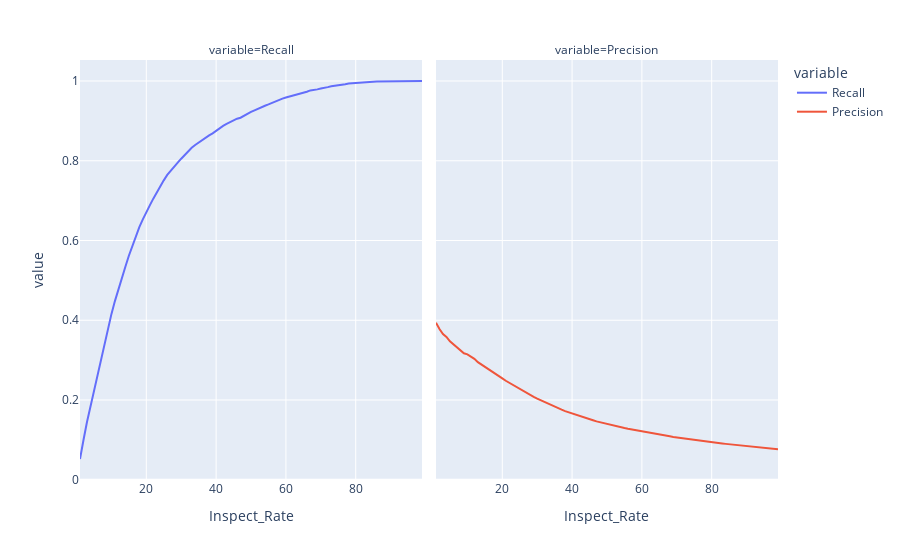

This figure's notebook cell:
### Code cell
# install plotly --> https://plotly.com/python/getting-started/#installation
import plotly.express as px

# Interactive visualization
fig = px.line(data, x="Inspect_Rate", y="value", color='variable',facet_col="variable")
fig.show()

### Figure 1 — Plotly figure (JSON) as saved in the notebook; plotly's stock layout.template omitted (floating-point values rounded to 4 significant figures)
{"data": [{"hovertemplate": "variable=Recall<br>Inspect_Rate=%{x}<br>value=%{y}<extra></extra>", "legendgroup": "Recall", "line": {"color": "#636efa", "dash": "solid"}, "mode": "lines", "name": "Recall", "orientation": "v", "showlegend": true, "type": "scatter", "x": [99, 98, 97, 96, 95, 94, 93, 92, 91, 90, 89, 88, 87, 86, 85, 84, 83, 82, 81, 80, 79, 78, 77, 76, 75, 74, 73, 72, 71, 70, 69, 68, 67, 66, 65, 64, 63, 62, 61, 60, 59, 58, 57, 56, 55, 54, 53, 52, 51, 50, 49, 48, 47, 46, 45, 44, 43, 42, 41, 40, 39, 38, 37, 36, 35, 34, 33, 32, 31, 30, 29, 28, 27, 26, 25, 24, 23, 22, 21, 20, 19, 18, 17, 16, 15, 14, 13, 12, 11, 10, 9, 8, 7, 6, 5, 4, 3, 2, 1], "xaxis": "x", "y": [1, 1, 1, 1, 1, 0.9998, 0.9998, 0.9997, 0.9995, 0.9994, 0.9994, 0.9989, 0.9986, 0.9985, 0.998, 0.9976, 0.9973, 0.9967, 0.996, 0.9956, 0.995, 0.9938, 0.9921, 0.991, 0.99, 0.989, 0.9869, 0.9846, 0.9819, 0.981, 0.979, 0.9779, 0.9764, 0.9731, 0.9709, 0.9687, 0.9662, 0.9635, 0.9617, 0.9588, 0.9559, 0.9518, 0.9483, 0.9445, 0.9413, 0.9379, 0.9346, 0.93, 0.9265, 0.9224, 0.9174, 0.9134, 0.908, 0.9055, 0.9017, 0.8969, 0.8924, 0.8876, 0.881, 0.8737, 0.8689, 0.8637, 0.8581, 0.8527, 0.8463, 0.8396, 0.8326, 0.824, 0.8145, 0.8051, 0.7951, 0.7855, 0.7754, 0.7645, 0.7508, 0.7365, 0.7222, 0.705, 0.6881, 0.6717, 0.653, 0.6333, 0.6104, 0.5873, 0.5617, 0.534, 0.5063, 0.4805, 0.448, 0.4153, 0.3768, 0.3431, 0.3069, 0.2685, 0.2291, 0.1893, 0.1448, 0.0998, 0.05203], "yaxis": "y"}, {"hovertemplate": "variable=Precision<br>Inspect_Rate=%{x}<br>value=%{y}<extra></extra>", "legendgroup": "Precision", "line": {"color": "#EF553B", "dash": "solid"}, "mode": "lines", "name": "Precision", "orientation": "v", "showlegend": true, "type": "scatter", "x": [99, 98, 97, 96, 95, 94, 93, 92, 91, 90, 89, 88, 87, 86, 85, 84, 83, 82, 81, 80, 79, 78, 77, 76, 75, 74, 73, 72, 71, 70, 69, 68, 67, 66, 65, 64, 63, 62, 61, 60, 59, 58, 57, 56, 55, 54, 53, 52, 51, 50, 49, 48, 47, 46, 45, 44, 43, 42, 41, 40, 39, 38, 37, 36, 35, 34, 33, 32, 31, 30, 29, 28, 27, 26, 25, 24, 23, 22, 21, 20, 19, 18, 17, 16, 15, 14, 13, 12, 11, 10, 9, 8, 7, 6, 5, 4, 3, 2, 1], "xaxis": "x2", "y": [0.07651, 0.07729, 0.07809, 0.0789, 0.07973, 0.08057, 0.08144, 0.08231, 0.0832, 0.08411, 0.08506, 0.08598, 0.08695, 0.08794, 0.08894, 0.08996, 0.09101, 0.09206, 0.09314, 0.09427, 0.0954, 0.0965, 0.09759, 0.09877, 0.09998, 0.1012, 0.1024, 0.1036, 0.1048, 0.1062, 0.1075, 0.1089, 0.1104, 0.1117, 0.1131, 0.1146, 0.1162, 0.1177, 0.1194, 0.121, 0.1227, 0.1243, 0.126, 0.1277, 0.1296, 0.1316, 0.1336, 0.1355, 0.1376, 0.1397, 0.1418, 0.1441, 0.1463, 0.1491, 0.1518, 0.1544, 0.1572, 0.1601, 0.1628, 0.1655, 0.1687, 0.1722, 0.1757, 0.1794, 0.1832, 0.1871, 0.1911, 0.195, 0.199, 0.2033, 0.2077, 0.2125, 0.2175, 0.2227, 0.2275, 0.2324, 0.2378, 0.2427, 0.2482, 0.2544, 0.2603, 0.2665, 0.272, 0.278, 0.2836, 0.2889, 0.295, 0.3032, 0.3085, 0.3146, 0.3172, 0.3248, 0.332, 0.339, 0.3471, 0.3583, 0.3656, 0.3779, 0.394], "yaxis": "y2"}], "layout": {"annotations": [{"font": {}, "showarrow": false, "text": "variable=Recall", "x": 0.245, "xanchor": "center", "xref": "paper", "y": 1, "yanchor": "bottom", "yref": "paper"}, {"font": {}, "showarrow": false, "text": "variable=Precision", "x": 0.755, "xanchor": "center", "xref": "paper", "y": 1, "yanchor": "bottom", "yref": "paper"}], "legend": {"title": {"text": "variable"}, "tracegroupgap": 0}, "margin": {"t": 60}, "xaxis": {"anchor": "y", "domain": [0, 0.49], "title": {"text": "Inspect_Rate"}}, "xaxis2": {"anchor": "y2", "domain": [0.51, 1], "matches": "x", "title": {"text": "Inspect_Rate"}}, "yaxis": {"anchor": "x", "domain": [0, 1], "title": {"text": "value"}}, "yaxis2": {"anchor": "x2", "domain": [0, 1], "matches": "y", "showticklabels": false}}}
